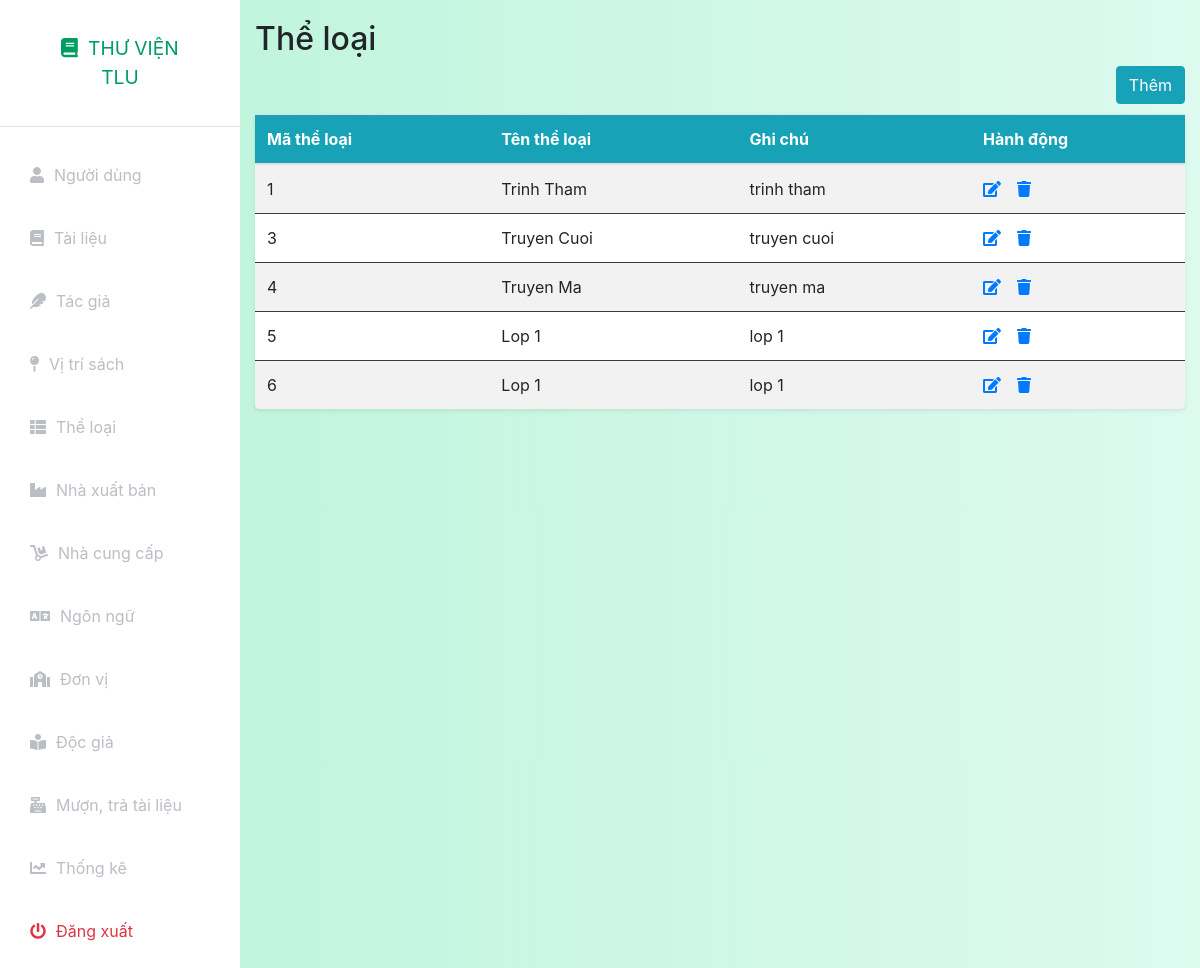
/index.php?controller=category&action=index (signed in), run on an earlier commit of the app's database.
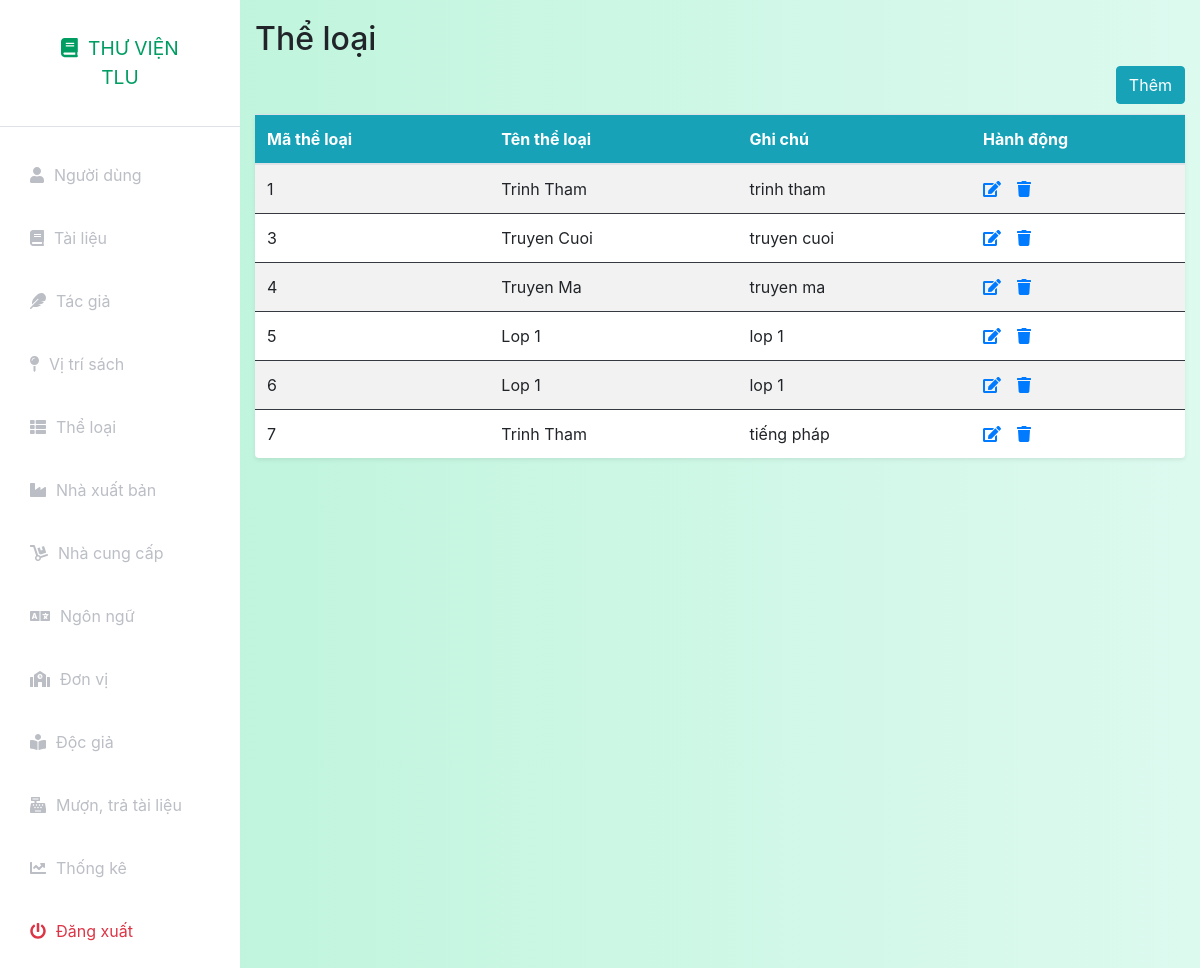
And on a later commit of the database.
### tables this page shows
CREATE TABLE `theloai` (
  `MaTheLoai` int(11) NOT NULL,
  `TenTheLoai` text NOT NULL,
  `GhiChu` text NOT NULL,
  `status` int(11) NOT NULL DEFAULT 1
);

### config.php (called while the page is built, shortened)
<?php
function getalldata($query)
{
    global $connect;
    $result=mysqli_query($connect,$query);
    if(mysqli_num_rows($result)>0)
        return mysqli_fetch_all($result,MYSQLI_ASSOC);
    else
        return false;
}
?>

### models/Category.php (called while the page is built, shortened)
<?php
include_once('./config.php');
class Category
{
    public static function index()
    {
        $query = "select * from theloai";
        $data = getalldata($query);
        return $data;
    }
}

### views/category/index.php (the view)
<div class="container-fluid" style="padding-top:20px">
    <h2>Thể loại</h2>
    <table class="table table-striped bg-white rounded shadow-sm  table-hover">
        <div class="d-grid gap-2 d-md-flex justify-content-md-end">
            <a name="" id="" class="btn btn-info" href="index.php?controller=category&action=add" role="button" style="margin-bottom:10px">Thêm</a>
        </div>
        <thead class="bg-info text-white">
            <tr class="border-dark">
                <th>Mã thể loại</th>
                <th>Tên thể loại</th>
                <th>Ghi chú</th>
                <th style="width: 23%;">Hành động</th>
            </tr>
        </thead>
        <tbody>
            <?php
            if (isset($data) && is_array($data)) {
                foreach ($data as $document) {
                    if ($document['status'] == 1) {
                        echo "<tr>";
                        echo "<td class=\"border-dark\" scope=\"row\">" . $document['MaTheLoai'] . "</td>";
                        echo "<td class=\"border-dark\" scope=\"row\">" . $document['TenTheLoai'] . "</td>";
                        echo "<td class=\"border-dark\">" . $document['GhiChu'] . "</td>";
                        echo '<td class="border-dark">';
                        echo '<a href="index.php?controller=category&action=edit&MaTheLoai=' . $document['MaTheLoai'] . '"><i class="fas fa-edit"></i></a>';
                        echo '<a class="ml-3" onclick="return confirm(\'Bạn có muốn xóa ?\')" href="index.php?controller=category&action=delete&MaTheLoai=' . $document['MaTheLoai'] . '"><i class="fas fa-trash"></i></a>';
                        echo "</tr>";
                    }
                }
            }
            ?>
    </table>
</div>

What changed in the data, as far as the page shows it:
added theloai: MaTheLoai "7", TenTheLoai "Trinh Tham", GhiChu "tiếng pháp"
